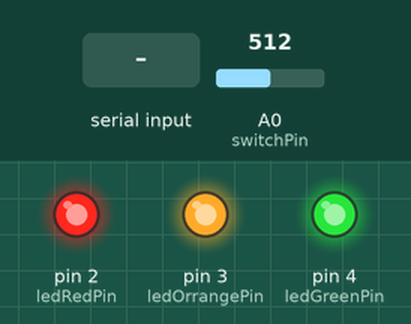
A sketch run on a simulated Arduino Uno, built with avr-gcc and run on an emulated ATmega328P. Parts: output pins drawn as LEDs (lit = HIGH). The test bench sets the inputs (shaded band); at power-on: A0 (switchPin) = 512. What the sketch prints to the serial monitor is not drawn.

Above: at 1.2 s.
1.3 s: "100\n" received over Serial
At 1.7 s:
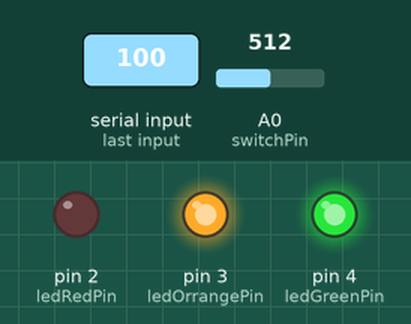
2.8 s: "101\n" received over Serial
At 3.2 s:
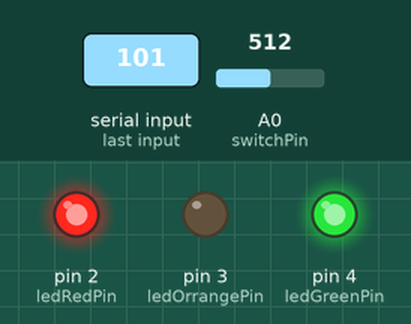
4.3 s: "102\n" received over Serial
At 5.2 s:
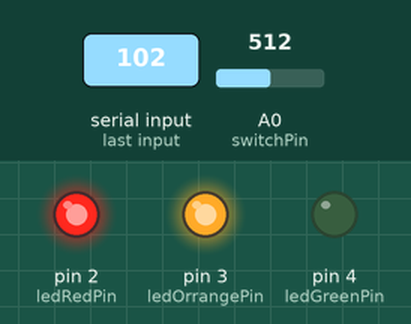
5.8 s: "90,45\n" received over Serial
At 6.7 s:
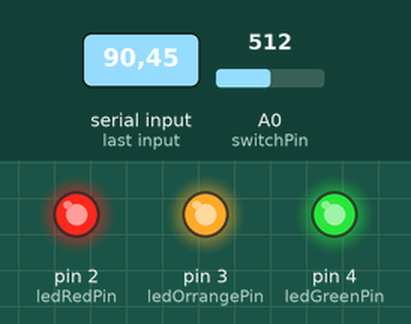
Timing chart, 0 to 8.3 s (numbered marks = the images above; inputs shaded):
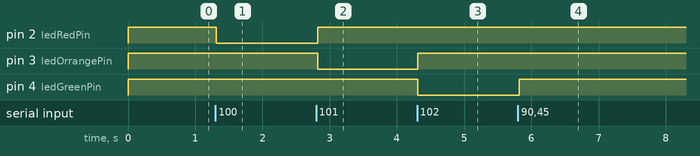

The sketch:

BlunoBluetoothTest.ino
```cpp
int ledRedPin = 2;
int ledOrrangePin =3;
int ledGreenPin = 4;
int switchPin = A0;
int pressSensorPin = A1;

int data= 0;
String inString;
String pressValueString;
int inputData;
int flag= LOW; // for checking switch
int pressValue= 0;

void setup() {
    Serial.begin(115200);               //initial the Serial
    // initial setting for pin
    pinMode(ledRedPin,OUTPUT);
    pinMode(ledOrrangePin,OUTPUT);
    pinMode(ledGreenPin,OUTPUT);
    // LED off
    digitalWrite(ledRedPin,HIGH);
    digitalWrite(ledOrrangePin,HIGH);
    digitalWrite(ledGreenPin,HIGH);

}


void loop()
{
    data = analogRead(switchPin);  // check the value of pushing the switch
    if(data>500 && flag == LOW){ // if switch is pushed
      pressValue = analogRead(pressSensorPin);
      pressValueString = String(pressValue);
      Serial.write("weight=");
      char* cPressValueString = (char*) malloc(sizeof(char)*(pressValueString.length() + 1));
      pressValueString.toCharArray(cPressValueString, pressValueString.length() + 1);
      Serial.write(cPressValueString);
      Serial.write("\n");
      flag=HIGH; // change the flag to high
      data=0; // initialize value various
    }else if(flag == HIGH && data == 0){
      flag= LOW;
    }
    delay(20);


    if(Serial.available())  // signal input from smart phone
    {
         while (Serial.available() > 0) { // checking the message number
            int inChar = Serial.read();  // save the value
            if (isDigit(inChar)) {
              // convert the incoming byte to a char
              // and add it to the string:
              inString += (char)inChar;
            }
            // if you get a newline, print the string,
            // then the string's value:
          }
          inputData=inString.toInt();// string to integer
          // clear the string for new input:
          inString = "";

          //arduino works function following the massage from smart phone
          ledSet();
          switch(inputData){
            case 100:
              digitalWrite(ledRedPin,LOW);
              break;
            case 101:
              digitalWrite(ledOrrangePin,LOW);
              break;
            case 102:
              digitalWrite(ledGreenPin,LOW);
              break;
          }
          inputData = 0;
    }
}

void ledSet(){
    digitalWrite(ledRedPin,HIGH);
    digitalWrite(ledOrrangePin,HIGH);
    digitalWrite(ledGreenPin,HIGH);
}
```

Measured:
- after the input at 1.3 s, pin 2 (ledRedPin): HIGH → LOW at once
- after the input at 2.8 s, pin 2 (ledRedPin): LOW → HIGH at once; pin 3 (ledOrrangePin): HIGH → LOW at once
- after the input at 4.3 s, pin 3 (ledOrrangePin): LOW → HIGH at once; pin 4 (ledGreenPin): HIGH → LOW at once
- after the input at 5.8 s, pin 4 (ledGreenPin): LOW → HIGH at once
